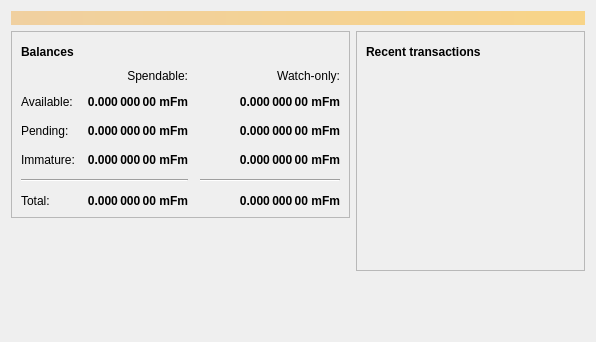
<?xml version="1.0" encoding="UTF-8"?>
<ui version="4.0">
 <class>OverviewPage</class>
 <widget class="QWidget" name="OverviewPage">
  <property name="geometry">
   <rect>
    <x>0</x>
    <y>0</y>
    <width>596</width>
    <height>342</height>
   </rect>
  </property>
  <property name="windowTitle">
   <string>Form</string>
  </property>
  <layout class="QVBoxLayout" name="topLayout">
   <item>
    <widget class="QLabel" name="labelAlerts">
     <property name="visible">
      <bool>false</bool>
     </property>
     <property name="styleSheet">
      <string notr="true">QLabel { background-color: qlineargradient(x1: 0, y1: 0, x2: 1, y2: 0, stop:0 #F0D0A0, stop:1 #F8D488); color:#000000; }</string>
     </property>
     <property name="wordWrap">
      <bool>true</bool>
     </property>
     <property name="margin">
      <number>3</number>
     </property>
     <property name="textInteractionFlags">
      <set>Qt::TextSelectableByMouse</set>
     </property>
    </widget>
   </item>
   <item>
    <layout class="QHBoxLayout" name="horizontalLayout" stretch="1,1">
     <item>
      <layout class="QVBoxLayout" name="verticalLayout_2">
       <item>
        <widget class="QFrame" name="frame">
         <property name="frameShape">
          <enum>QFrame::StyledPanel</enum>
         </property>
         <property name="frameShadow">
          <enum>QFrame::Raised</enum>
         </property>
         <layout class="QVBoxLayout" name="verticalLayout_4">
          <item>
           <layout class="QHBoxLayout" name="horizontalLayout_4">
            <item>
             <widget class="QLabel" name="label_5">
              <property name="font">
               <font>
                <weight>75</weight>
                <bold>true</bold>
               </font>
              </property>
              <property name="text">
               <string>Balances</string>
              </property>
             </widget>
            </item>
            <item>
             <widget class="QPushButton" name="labelWalletStatus">
              <property name="enabled">
               <bool>true</bool>
              </property>
              <property name="maximumSize">
               <size>
                <width>30</width>
                <height>16777215</height>
               </size>
              </property>
              <property name="toolTip">
               <string>The displayed information may be out of date. Your wallet automatically synchronizes with the mFm coin network after a connection is established, but this process has not completed yet.</string>
              </property>
              <property name="text">
               <string/>
              </property>
              <property name="icon">
               <iconset resource="../bitcoin.qrc">
                <normaloff>:/icons/warning</normaloff>
                <disabledoff>:/icons/warning</disabledoff>:/icons/warning</iconset>
              </property>
              <property name="iconSize">
               <size>
                <width>24</width>
                <height>24</height>
               </size>
              </property>
              <property name="flat">
               <bool>true</bool>
              </property>
             </widget>
            </item>
            <item>
             <spacer name="horizontalSpacer_3">
              <property name="orientation">
               <enum>Qt::Horizontal</enum>
              </property>
              <property name="sizeHint" stdset="0">
               <size>
                <width>40</width>
                <height>20</height>
               </size>
              </property>
             </spacer>
            </item>
           </layout>
          </item>
          <item>
           <layout class="QGridLayout" name="gridLayout">
            <property name="spacing">
             <number>12</number>
            </property>
            <item row="2" column="2">
             <widget class="QLabel" name="labelWatchPending">
              <property name="font">
               <font>
                <weight>75</weight>
                <bold>true</bold>
               </font>
              </property>
              <property name="cursor">
               <cursorShape>IBeamCursor</cursorShape>
              </property>
              <property name="toolTip">
               <string>Unconfirmed transactions to watch-only addresses</string>
              </property>
              <property name="text">
               <string notr="true">0.000 000 00 mFm</string>
              </property>
              <property name="alignment">
               <set>Qt::AlignRight|Qt::AlignTrailing|Qt::AlignVCenter</set>
              </property>
              <property name="textInteractionFlags">
               <set>Qt::LinksAccessibleByMouse|Qt::TextSelectableByKeyboard|Qt::TextSelectableByMouse</set>
              </property>
             </widget>
            </item>
            <item row="2" column="1">
             <widget class="QLabel" name="labelUnconfirmed">
              <property name="font">
               <font>
                <weight>75</weight>
                <bold>true</bold>
               </font>
              </property>
              <property name="cursor">
               <cursorShape>IBeamCursor</cursorShape>
              </property>
              <property name="toolTip">
               <string>Total of transactions that have yet to be confirmed, and do not yet count toward the spendable balance</string>
              </property>
              <property name="text">
               <string notr="true">0.000 000 00 mFm</string>
              </property>
              <property name="alignment">
               <set>Qt::AlignRight|Qt::AlignTrailing|Qt::AlignVCenter</set>
              </property>
              <property name="textInteractionFlags">
               <set>Qt::LinksAccessibleByMouse|Qt::TextSelectableByKeyboard|Qt::TextSelectableByMouse</set>
              </property>
             </widget>
            </item>
            <item row="3" column="2">
             <widget class="QLabel" name="labelWatchImmature">
              <property name="font">
               <font>
                <weight>75</weight>
                <bold>true</bold>
               </font>
              </property>
              <property name="cursor">
               <cursorShape>IBeamCursor</cursorShape>
              </property>
              <property name="toolTip">
               <string>Mined balance in watch-only addresses that has not yet matured</string>
              </property>
              <property name="text">
               <string notr="true">0.000 000 00 mFm</string>
              </property>
              <property name="alignment">
               <set>Qt::AlignRight|Qt::AlignTrailing|Qt::AlignVCenter</set>
              </property>
              <property name="textInteractionFlags">
               <set>Qt::LinksAccessibleByMouse|Qt::TextSelectableByKeyboard|Qt::TextSelectableByMouse</set>
              </property>
             </widget>
            </item>
            <item row="4" column="0" colspan="2">
             <widget class="Line" name="line">
              <property name="orientation">
               <enum>Qt::Horizontal</enum>
              </property>
             </widget>
            </item>
            <item row="4" column="2">
             <widget class="Line" name="lineWatchBalance">
              <property name="sizePolicy">
               <sizepolicy hsizetype="Preferred" vsizetype="Fixed">
                <horstretch>0</horstretch>
                <verstretch>0</verstretch>
               </sizepolicy>
              </property>
              <property name="minimumSize">
               <size>
                <width>140</width>
                <height>0</height>
               </size>
              </property>
              <property name="orientation">
               <enum>Qt::Horizontal</enum>
              </property>
             </widget>
            </item>
            <item row="5" column="0">
             <widget class="QLabel" name="labelTotalText">
              <property name="text">
               <string>Total:</string>
              </property>
             </widget>
            </item>
            <item row="3" column="1">
             <widget class="QLabel" name="labelImmature">
              <property name="font">
               <font>
                <weight>75</weight>
                <bold>true</bold>
               </font>
              </property>
              <property name="cursor">
               <cursorShape>IBeamCursor</cursorShape>
              </property>
              <property name="toolTip">
               <string>Mined balance that has not yet matured</string>
              </property>
              <property name="text">
               <string notr="true">0.000 000 00 mFm</string>
              </property>
              <property name="alignment">
               <set>Qt::AlignRight|Qt::AlignTrailing|Qt::AlignVCenter</set>
              </property>
              <property name="textInteractionFlags">
               <set>Qt::LinksAccessibleByMouse|Qt::TextSelectableByKeyboard|Qt::TextSelectableByMouse</set>
              </property>
             </widget>
            </item>
            <item row="2" column="3">
             <spacer name="horizontalSpacer_2">
              <property name="orientation">
               <enum>Qt::Horizontal</enum>
              </property>
              <property name="sizeHint" stdset="0">
               <size>
                <width>40</width>
                <height>20</height>
               </size>
              </property>
             </spacer>
            </item>
            <item row="3" column="0">
             <widget class="QLabel" name="labelImmatureText">
              <property name="text">
               <string>Immature:</string>
              </property>
             </widget>
            </item>
            <item row="5" column="1">
             <widget class="QLabel" name="labelTotal">
              <property name="font">
               <font>
                <weight>75</weight>
                <bold>true</bold>
               </font>
              </property>
              <property name="cursor">
               <cursorShape>IBeamCursor</cursorShape>
              </property>
              <property name="toolTip">
               <string>Your current total balance</string>
              </property>
              <property name="text">
               <string notr="true">0.000 000 00 mFm</string>
              </property>
              <property name="alignment">
               <set>Qt::AlignRight|Qt::AlignTrailing|Qt::AlignVCenter</set>
              </property>
              <property name="textInteractionFlags">
               <set>Qt::LinksAccessibleByMouse|Qt::TextSelectableByKeyboard|Qt::TextSelectableByMouse</set>
              </property>
             </widget>
            </item>
            <item row="5" column="2">
             <widget class="QLabel" name="labelWatchTotal">
              <property name="font">
               <font>
                <weight>75</weight>
                <bold>true</bold>
               </font>
              </property>
              <property name="cursor">
               <cursorShape>IBeamCursor</cursorShape>
              </property>
              <property name="toolTip">
               <string>Current total balance in watch-only addresses</string>
              </property>
              <property name="text">
               <string notr="true">0.000 000 00 mFm</string>
              </property>
              <property name="alignment">
               <set>Qt::AlignRight|Qt::AlignTrailing|Qt::AlignVCenter</set>
              </property>
              <property name="textInteractionFlags">
               <set>Qt::LinksAccessibleByMouse|Qt::TextSelectableByKeyboard|Qt::TextSelectableByMouse</set>
              </property>
             </widget>
            </item>
            <item row="0" column="2">
             <widget class="QLabel" name="labelWatchonly">
              <property name="text">
               <string>Watch-only:</string>
              </property>
              <property name="alignment">
               <set>Qt::AlignRight|Qt::AlignTrailing|Qt::AlignVCenter</set>
              </property>
             </widget>
            </item>
            <item row="1" column="0">
             <widget class="QLabel" name="labelBalanceText">
              <property name="text">
               <string>Available:</string>
              </property>
             </widget>
            </item>
            <item row="1" column="1">
             <widget class="QLabel" name="labelBalance">
              <property name="font">
               <font>
                <weight>75</weight>
                <bold>true</bold>
               </font>
              </property>
              <property name="cursor">
               <cursorShape>IBeamCursor</cursorShape>
              </property>
              <property name="toolTip">
               <string>Your current spendable balance</string>
              </property>
              <property name="text">
               <string notr="true">0.000 000 00 mFm</string>
              </property>
              <property name="alignment">
               <set>Qt::AlignRight|Qt::AlignTrailing|Qt::AlignVCenter</set>
              </property>
              <property name="textInteractionFlags">
               <set>Qt::LinksAccessibleByMouse|Qt::TextSelectableByKeyboard|Qt::TextSelectableByMouse</set>
              </property>
             </widget>
            </item>
            <item row="1" column="2">
             <widget class="QLabel" name="labelWatchAvailable">
              <property name="font">
               <font>
                <weight>75</weight>
                <bold>true</bold>
               </font>
              </property>
              <property name="cursor">
               <cursorShape>IBeamCursor</cursorShape>
              </property>
              <property name="toolTip">
               <string>Your current balance in watch-only addresses</string>
              </property>
              <property name="text">
               <string notr="true">0.000 000 00 mFm</string>
              </property>
              <property name="alignment">
               <set>Qt::AlignRight|Qt::AlignTrailing|Qt::AlignVCenter</set>
              </property>
              <property name="textInteractionFlags">
               <set>Qt::LinksAccessibleByMouse|Qt::TextSelectableByKeyboard|Qt::TextSelectableByMouse</set>
              </property>
             </widget>
            </item>
            <item row="2" column="0">
             <widget class="QLabel" name="labelPendingText">
              <property name="text">
               <string>Pending:</string>
              </property>
             </widget>
            </item>
            <item row="0" column="1">
             <widget class="QLabel" name="labelSpendable">
              <property name="text">
               <string>Spendable:</string>
              </property>
              <property name="alignment">
               <set>Qt::AlignRight|Qt::AlignTrailing|Qt::AlignVCenter</set>
              </property>
             </widget>
            </item>
           </layout>
          </item>
         </layout>
        </widget>
       </item>
       <item>
        <spacer name="verticalSpacer">
         <property name="orientation">
          <enum>Qt::Vertical</enum>
         </property>
         <property name="sizeHint" stdset="0">
          <size>
           <width>20</width>
           <height>40</height>
          </size>
         </property>
        </spacer>
       </item>
      </layout>
     </item>
     <item>
      <layout class="QVBoxLayout" name="verticalLayout_3">
       <item>
        <widget class="QFrame" name="frame_2">
         <property name="frameShape">
          <enum>QFrame::StyledPanel</enum>
         </property>
         <property name="frameShadow">
          <enum>QFrame::Raised</enum>
         </property>
         <layout class="QVBoxLayout" name="verticalLayout">
          <item>
           <layout class="QHBoxLayout" name="horizontalLayout_2">
            <item>
             <widget class="QLabel" name="label_4">
              <property name="font">
               <font>
                <weight>75</weight>
                <bold>true</bold>
               </font>
              </property>
              <property name="text">
               <string>Recent transactions</string>
              </property>
             </widget>
            </item>
            <item>
             <widget class="QPushButton" name="labelTransactionsStatus">
              <property name="enabled">
               <bool>true</bool>
              </property>
              <property name="maximumSize">
               <size>
                <width>30</width>
                <height>16777215</height>
               </size>
              </property>
              <property name="toolTip">
               <string>The displayed information may be out of date. Your wallet automatically synchronizes with the mFm coin network after a connection is established, but this process has not completed yet.</string>
              </property>
              <property name="text">
               <string/>
              </property>
              <property name="icon">
               <iconset resource="../bitcoin.qrc">
                <normaloff>:/icons/warning</normaloff>
                <disabledoff>:/icons/warning</disabledoff>:/icons/warning</iconset>
              </property>
              <property name="iconSize">
               <size>
                <width>24</width>
                <height>24</height>
               </size>
              </property>
              <property name="flat">
               <bool>true</bool>
              </property>
             </widget>
            </item>
            <item>
             <spacer name="horizontalSpacer">
              <property name="orientation">
               <enum>Qt::Horizontal</enum>
              </property>
              <property name="sizeHint" stdset="0">
               <size>
                <width>40</width>
                <height>20</height>
               </size>
              </property>
             </spacer>
            </item>
           </layout>
          </item>
          <item>
           <widget class="QListView" name="listTransactions">
            <property name="styleSheet">
             <string notr="true">QListView { background: transparent; }</string>
            </property>
            <property name="frameShape">
             <enum>QFrame::NoFrame</enum>
            </property>
            <property name="verticalScrollBarPolicy">
             <enum>Qt::ScrollBarAlwaysOff</enum>
            </property>
            <property name="horizontalScrollBarPolicy">
             <enum>Qt::ScrollBarAlwaysOff</enum>
            </property>
            <property name="selectionMode">
             <enum>QAbstractItemView::NoSelection</enum>
            </property>
           </widget>
          </item>
         </layout>
        </widget>
       </item>
       <item>
        <spacer name="verticalSpacer_2">
         <property name="orientation">
          <enum>Qt::Vertical</enum>
         </property>
         <property name="sizeHint" stdset="0">
          <size>
           <width>20</width>
           <height>40</height>
          </size>
         </property>
        </spacer>
       </item>
      </layout>
     </item>
    </layout>
   </item>
  </layout>
 </widget>
 <resources/>
 <connections/>
</ui>
